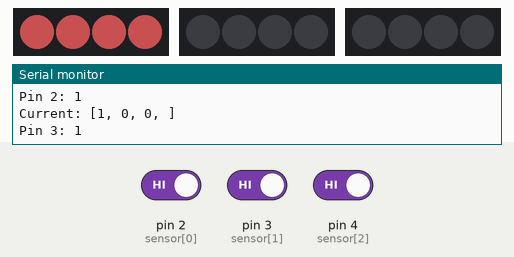
Recording of a sketch running on a simulated Arduino Uno, built with avr-gcc and run on an emulated ATmega328P. Shown: 3 × 4 RGB LEDs in strip order, left to right, the last lines printed to the serial monitor. The inputs (shaded band) are chosen by the test bench; at power-on: pin 4 (sensor[2]) HIGH, pin 2 (sensor[0]) HIGH, pin 3 (sensor[1]) HIGH. Dim RGB values are drawn brighter than linear; random numbers use the default seed unless the sketch sets one.

Above: at 7.6 s.
7.7 s: pin 4 (sensor[2]) driven LOW
At 9.0 s:
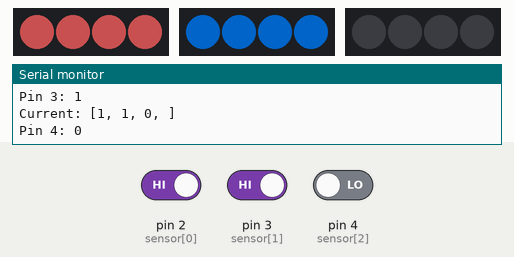
9.7 s: pin 4 (sensor[2]) driven HIGH
At 12.59 s:
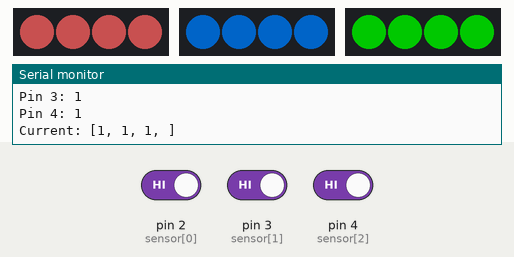
At 13.22 s:
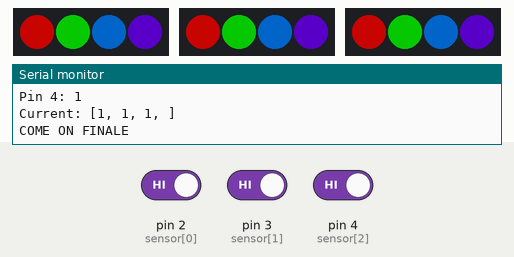
Timing chart, 0 to 27.7 s (numbered marks = the images above; inputs shaded):
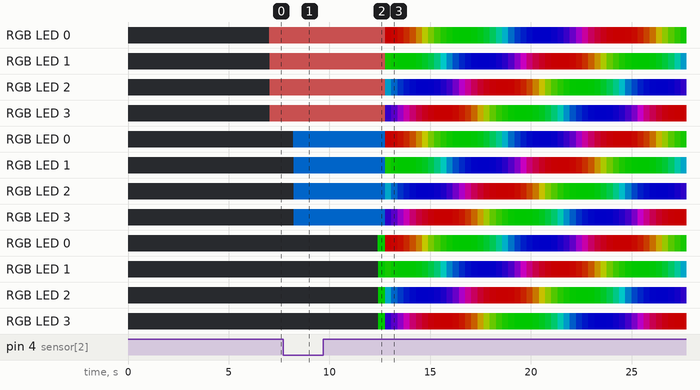

The sketch:

finale.ino
```cpp
#include <Adafruit_NeoPixel.h>

const int numBranch = 3;
Adafruit_NeoPixel branch[numBranch] = {
  Adafruit_NeoPixel(4, 8, NEO_GRB + NEO_KHZ800),
  Adafruit_NeoPixel(4, 9, NEO_GRB + NEO_KHZ800),
  Adafruit_NeoPixel(4, 10, NEO_GRB + NEO_KHZ800)
};

const int numSensors = 3;
const int sensor[numSensors] = {2,3,4};

int index;
bool sensorState[numSensors];

uint32_t randColor;
int currentLightColors[numBranch];

void setup(){

  Serial.begin(9600);

  for (index = 0; index < numBranch; index ++){

    currentLightColors[index] = 0;

    branch[index].begin();
    branch[index].show();
    branch[index].setBrightness(100);

    Serial.print("branch ");
    Serial.print(index);
    Serial.println(" initialised");
    delay(1000);
  }

  Serial.println();

  for (index = 0; index < numSensors; index ++){
    pinMode(sensor[index], INPUT_PULLUP);
    sensorState[index] = false;

    Serial.print("Pin ");
    Serial.print(sensor[index]);
    Serial.print(": ");
    Serial.println(sensorState[index]);
    delay(1000);
  }

  Serial.println();

}

uint32_t randomColors(){

  uint32_t color;

  uint32_t magenta = branch[index].Color(255, 0, 255);
  uint32_t pink = branch[index].Color(255, 153, 255);
  uint32_t red = branch[index].Color(255, 102, 102);
  uint32_t green = branch[index].Color(0, 255, 0);
  uint32_t blue = branch[index].Color(0, 128, 255);

  uint32_t colours[5] = {magenta, pink, red, green, blue};
  color = colours[random(5)];

  return color;
}

boolean notZero(int arr[]){
  int sum = 1;
  for (int i = 0; i < numBranch; i ++){
    sum = sum * arr[i];
  }

  if (sum == 0){
    return false;
  }
  return true;
}

void finale(int wait){
  for(long firstPixelHue = 0; firstPixelHue < 5*65536; firstPixelHue += 256){
    for (int j =0; j < numBranch; j++){
      for(int i=0; i<branch[j].numPixels(); i++) {
        int pixelHue = firstPixelHue + (i * 65536L / branch[j].numPixels());
        branch[j].setPixelColor(i, branch[j].gamma32(branch[j].ColorHSV(pixelHue)));
      }
      branch[j].show();
      delay(wait);
    }
  }
}

void loop(){

   for (index = 0; index < numSensors; index ++){
     bool previousState = sensorState[index];
     sensorState[index] = digitalRead(sensor[index]);

     Serial.print("Pin ");
     Serial.print(sensor[index]);
     Serial.print(": ");
     Serial.println(sensorState[index]);
     delay(1000);

     if (sensorState[index]!= previousState){
       if (sensorState[index]){

         randColor = randomColors();

         for (int j = 0; j < 4; j ++) {
           branch[index].setPixelColor(j, randColor);
           branch[index].show();
           delay(10);
         }
         currentLightColors[index]++;
         delay(150);

         Serial.print("Current: [");
         for (int index = 0; index < numBranch; index ++){
           Serial.print(currentLightColors[index]);
           Serial.print(", ");
         }
         Serial.print("]");

         Serial.println();
       }
     }
  }

  if (notZero(currentLightColors)){
    Serial.println("COME ON FINALE");
    finale(10);
  }
}
```
